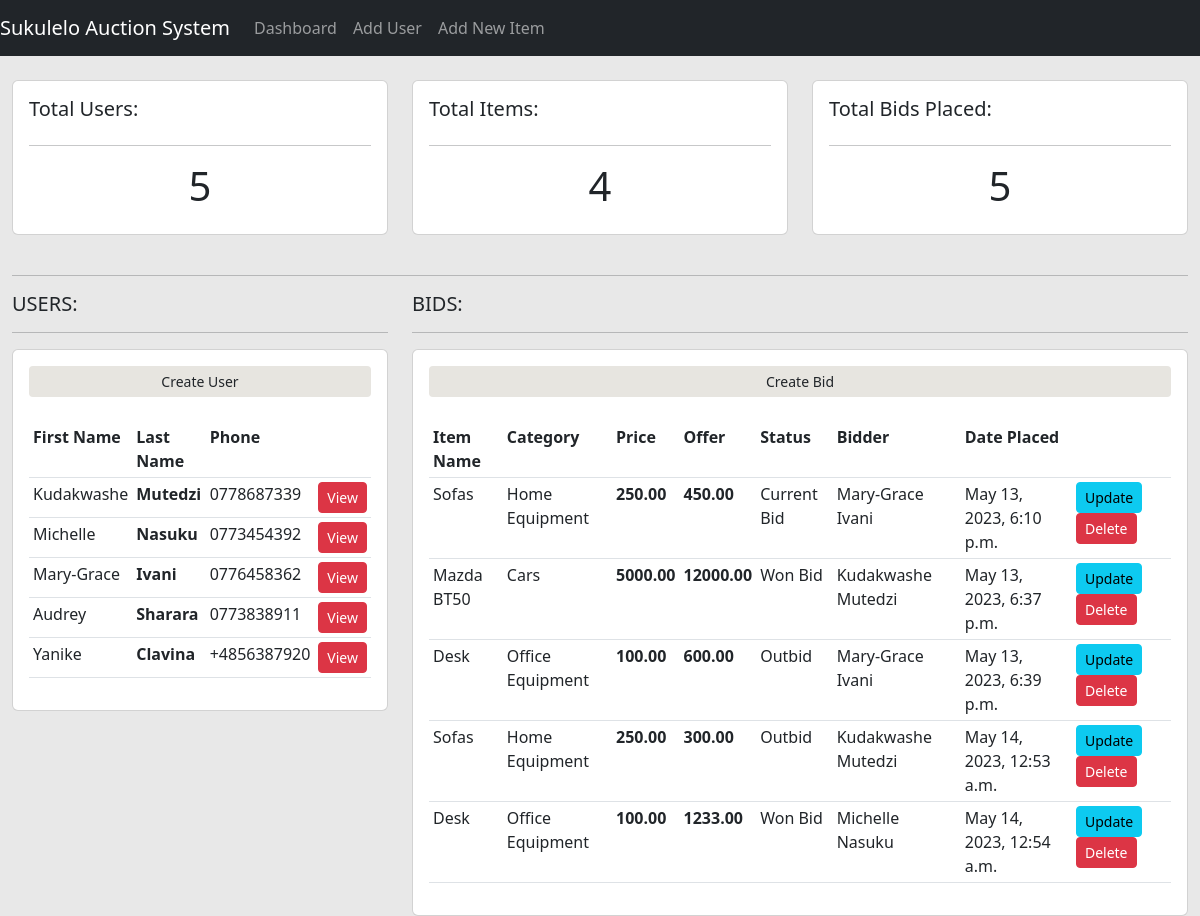
/dashboard/, run on the app's committed database.
### auction/models.py (models this page shows, shortened)
class Person(models.Model):
    first_name = models.CharField(max_length=30, null=False, blank=False)
    last_name = models.CharField(max_length=30, null=False, blank=False)
    email = models.EmailField(max_length=30, null=True, blank=True)
    phone = models.CharField(max_length=13, null=False, blank=False)
    date_created = models.DateTimeField(auto_now_add=True)
    def __str__(self):
        return f"{self.first_name} {self.last_name}"

class Bid(models.Model):
    Status = (
        ('Won Bid', 'Won Bid'),
        ('Current Bid', 'Current Bid'),
        ('Outbid', 'Outbid'),
        ('Lost Bid', 'Lost Bid'),
    )
    STATUS_CHOICES = (
        ('Pending', 'Pending'),
        ('Paid', 'Paid'),
    )
    user = models.ForeignKey(Person, null=True, on_delete=models.SET_NULL, related_name='bids')
    item = models.ForeignKey(Item, null=True, on_delete=models.SET_NULL, related_name='auction_item')
    offer = models.DecimalField(max_digits=20, decimal_places=2)
    status = models.CharField(max_length=50, null=False, blank=False, choices=Status, default='Current Bid')
    payment_status = models.CharField(max_length=50, choices=STATUS_CHOICES, default='Pending')
    date_placed = models.DateTimeField(auto_now_add=True)

class Item(models.Model):
    CATEGORY = (
        ('Home Equipment', 'Home Equipment'),
        ('Office Equipment', 'Office Equipment'),
        ('Cars', 'Cars'),
        ('Clothes', 'Clothes'),
    )
    name = models.CharField(max_length=20, null=False, blank=False)
    category = models.CharField(max_length=50, null=False, blank=False, choices=CATEGORY)
    price = models.DecimalField(max_digits=20, decimal_places=2)
    description = models.TextField()
    date_added = models.DateTimeField(auto_now_add=True)
    def __str__(self):
        return "%s " % (self.name)

### auction/views.py (the view)
# urls.py: path('dashboard', views.dashboard, name='dashboard'),
def dashboard(request):
    user = Person.objects.all()
    item = Item.objects.all()
    bid = Bid.objects.all()
    total_users = user.count()
    total_items = item.count()
    total_bids = bid.count()
    context = {'user': user, 'item': item, 'bid': bid, 'total_users': total_users,
               'total_items': total_items, 'total_bids': total_bids}
    return render(request, 'auction/dashboard.html', context)

### auction/templates/auction/dashboard.html (shortened to what this page needs)
{% extends 'auction/main.html' %}
{% block content %}
<br>
<div class="row">
    <div class="col-md">
        <div class="card card-body">
            <h5>Total Users:</h5>
            <hr>
            <h1 style="text-align: center;padding: 10 px">{{total_users}}</h1>
        </div>
    </div>
    <div class="col-md">
        <div class="card card-body">
            <h5>Total Items:</h5>
            <hr>
            <h1 style="text-align: center;padding: 10 px">{{total_items}}</h1>
        </div>
    </div>
    <div class="col-md">
        <div class="card card-body">
            <h5>Total Bids Placed:</h5>
            <hr>
            <h1 style="text-align: center;padding: 10 px">{{total_bids}}</h1>
        </div>
    </div>
</div>
<br>
<hr>
<div class="row">
    <div class="col-md-4">
        <h5>USERS:</h5>
        <hr>
        <div class="card card-body">
            <a class="btn btn primary  btn-sm btn-block" href="{% url 'create_user'%}" id="currency-btn">Create User</a>
            <br>
            <table class="table table-hover table-sm">
                <tr class="bg-warning">
                    <th>First Name</th>
                    <th>Last Name</th>
                    <th>Phone</th>
                    <th></th>
                </tr>
                {% for user in user %}
                <tr>
                    <td>{{user.first_name }}</td>
                    <td><strong>{{user.last_name}}</strong></td>
                    <td>{{user.phone}}</td>
                    <td><a class="btn btn-sm btn-danger" href="/view_user/{{user.id}}">View</a></td>
                </tr>
                {% endfor %}
            </table>
        </div>
    </div>
    <div class="col-md-8">
        <h5>BIDS:</h5>
        <hr>
        <div class="card card-body">
            <a class="btn btn primary  btn-sm btn-block" href="{% url 'create_bid'%}" id="currency-btn2">Create Bid</a>
            <br>
            <table class="table table-hover table-sm">
                <tr class="bg-warning">
                    <th>Item Name</th>
                    <th>Category</th>
                    <th>Price</th>
                    <th>Offer</th>
                    <th>Status</th>
                    <th>Bidder</th>
                    <th>Date Placed</th>
                    <th></th>
                </tr>
                {% for bid in bid %}
                <tr>
                    <td>{{bid.item}}</td>
                    <td>{{bid.item.category }}</td>
                    <td><strong>{{bid.item.price}}</strong></td>
                    <td><strong>{{bid.offer}}</strong></td>
                    <td>{{bid.status}}</td>
                    <td>{{bid.user}}</td>
                    <td>{{bid.date_placed}}</td>
                    <td>
                        <a class="btn btn-sm btn-info" href="/update_bid/{{bid.id}}">Update</a>
                        <a onclick="checker()" class="btn btn-sm btn-danger" href="/delete_bid/{{bid.id}}">Delete</a>
                    </td>
                 </tr>
                 {% endfor %}
            </table>
        </div>
    </div>
</div>
</div>
{% endblock %}

### auction/templates/auction/main.html (shortened to what this page needs)
<!DOCTYPE html>
<html lang="en">
<head>
    <link href="https://cdn.jsdelivr.net/npm/bootstrap@5.3.0-alpha3/dist/css/bootstrap.min.css" rel="stylesheet">
</head>
<body>
    {% include 'auction/navbar.html'%}
    <div class="container-fluid">
    {% block content %}
    {% endblock %}
</body>
</html>

### auction/templates/auction/navbar.html (shortened to what this page needs)
<nav class="navbar navbar-expand-lg navbar-dark bg-dark">
    <a class="navbar-brand" href="#">Sukulelo Auction System</a>
    <div class="collapse navbar-collapse" id="navbarNav">
      <ul class="navbar-nav">
        <li class="nav-item active">
          <a class="nav-link" href="{% url 'dashboard'%}">Dashboard</a>
        </li>
        <li class="nav-item">
          <a class="nav-link" href="{% url 'create_user'%}">Add User</a>
        </li>
        <li class="nav-item">
          <a class="nav-link" href="{% url 'create_item'%}">Add New Item</a>
        </li>
      </ul>
    </div>
  </nav>

### auction/templates/auction/main.html (style rules this page uses)
body { background-color: #e8e8e8; }
#currency-btn { background-color: #e7e5e0; }
#currency-btn2 { background-color: #e7e5e0; }

### data on the page
Person: first_name "Kudakwashe", last_name "Mutedzi", phone "0778687339"
Person: first_name "Michelle", last_name "Nasuku", phone "0773454392"
Person: first_name "Mary-Grace", last_name "Ivani", phone "0776458362"
Person: first_name "Audrey", last_name "Sharara", phone "0773838911"
Person: first_name "Yanike", last_name "Clavina", phone "+4856387920"
Bid: item "Sofas", item.category "Home Equipment", item.price "250.00", offer "450.00", status "Current Bid", user "Mary-Grace Ivani", date_placed "May 13, 2023, 6:10 p.m."
Bid: item "Mazda BT50", item.category "Cars", item.price "5000.00", offer "12000.00", status "Won Bid", user "Kudakwashe Mutedzi", date_placed "May 13, 2023, 6:37 p.m."
Bid: item "Desk", item.category "Office Equipment", item.price "100.00", offer "600.00", status "Outbid", user "Mary-Grace Ivani", date_placed "May 13, 2023, 6:39 p.m."
Bid: item "Sofas", item.category "Home Equipment", item.price "250.00", offer "300.00", status "Outbid", user "Kudakwashe Mutedzi", date_placed "May 14, 2023, 12:53 a.m."
Bid: item "Desk", item.category "Office Equipment", item.price "100.00", offer "1233.00", status "Won Bid", user "Michelle Nasuku", date_placed "May 14, 2023, 12:54 a.m."

### other printed values
{{ total_users }} "5"
{{ total_items }} "4"
{{ total_bids }} "5"
